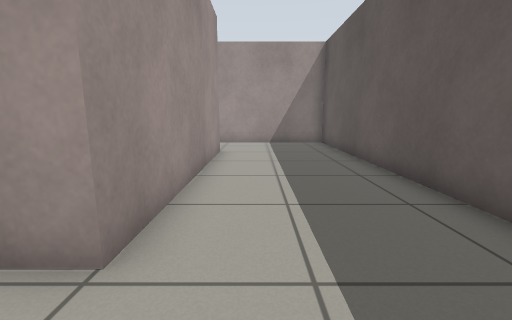
[1] (above)

17 first-person views from a walk through a world built for the Gazebo simulator. The camera is 0.72 m above the floor, tilts 10° down and sees 90° across. The floor is counted in squares, 0.5 m on a side. Each view is taken from the middle of a square. On the plan, view 1 faces up. The plan holds only what a view shows up to about 13 squares ahead; the rest is blank.

[2]
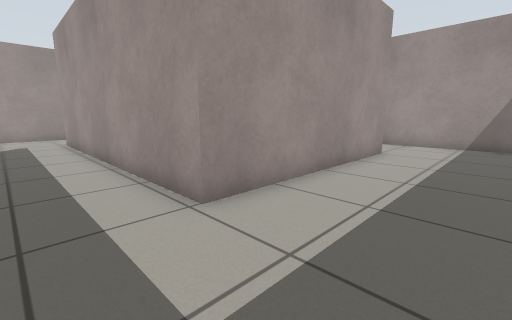

[3]
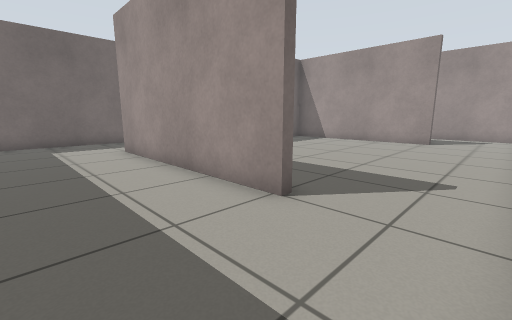

[4]
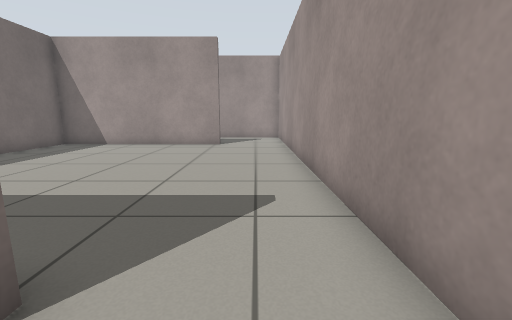

[5]
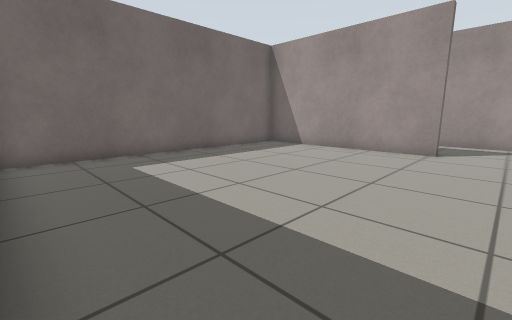

[6]
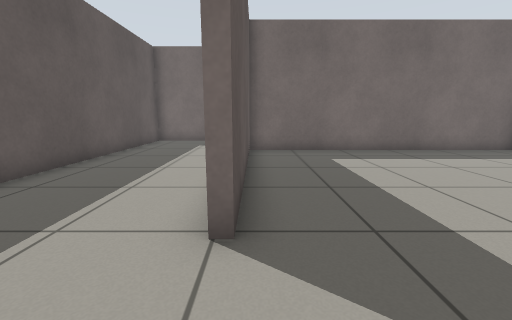

[7]
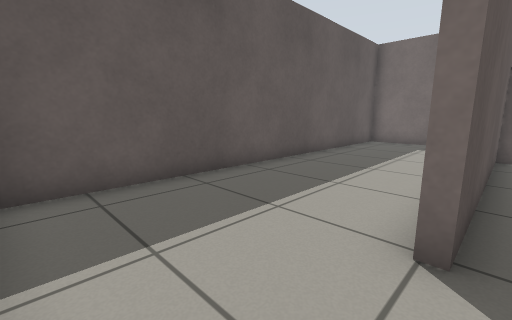

[8]
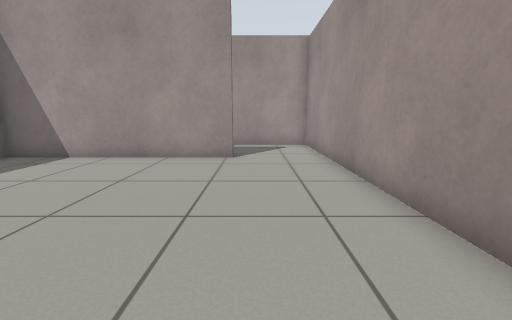

[9]
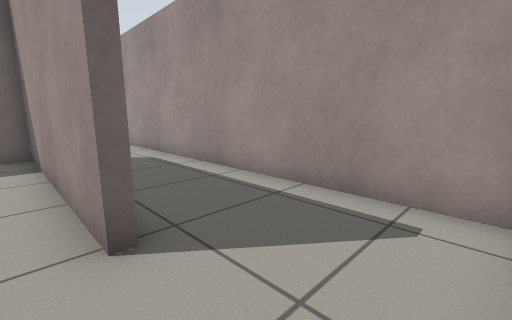

[10]
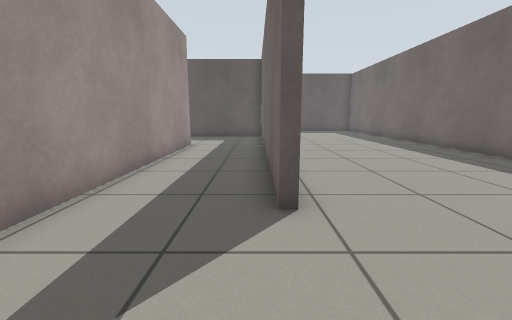

[11]
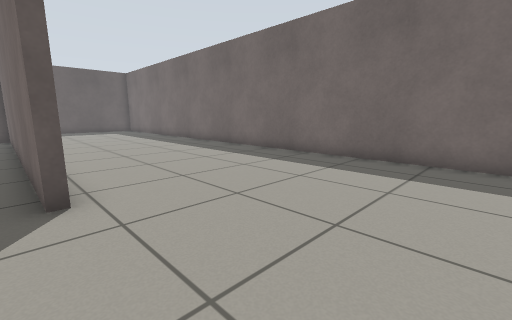

[12]
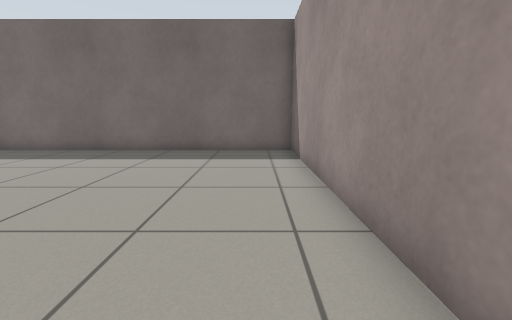

[13]
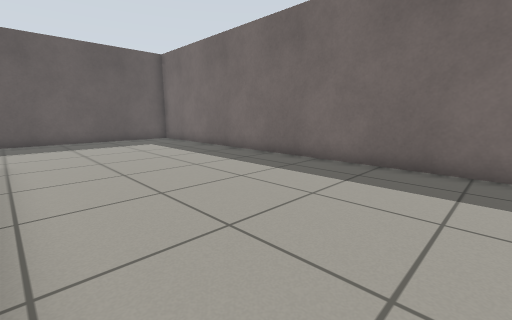

[14]
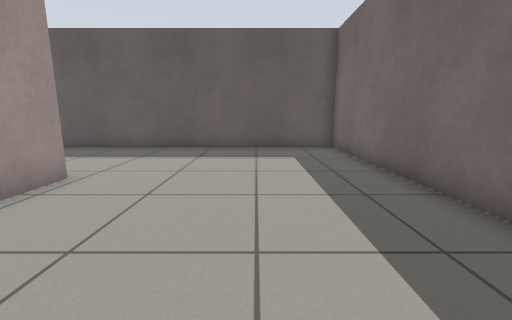

[15]
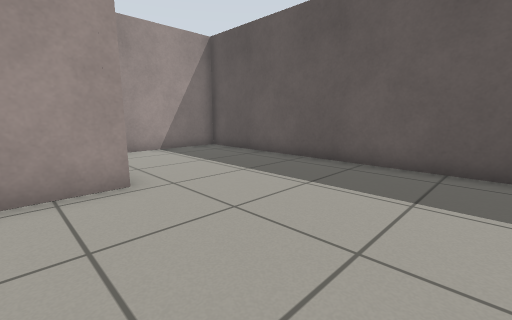

[16]
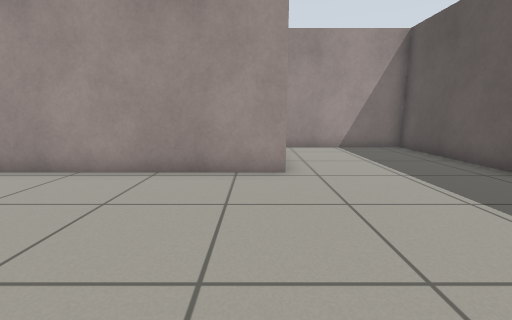

[17]
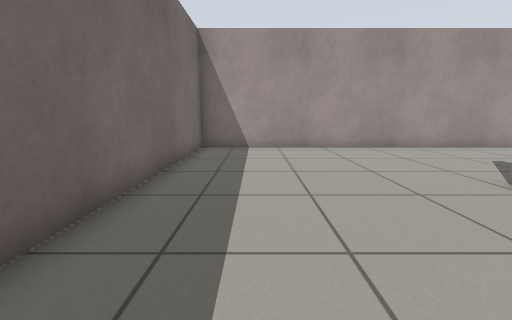

### Floor plan
Points are (right, up) in squares from view 1. A wall is a line through its corners. A room is listed if a view was taken in it or the views show most of it. See-through windows are left out.
Room 1 (views 1, 2, 3, 4, 5, 6, 7)
walls: (-1.4, 10.3) (-1.4, 2.2); (-1.6, -1.3) (3.4, -1.3) (3.4, 13.5) (-2.6, 13.5)
ways out: opening at (-2, 12) to room 2; opening at (-1, 0.5) to room 3
Room 2 (views 8, 9)
walls: (-12.6, 10.2) (-12.6, 2.5) (-1.7, 2.5) (-1.7, 10.3); (-2.6, 13.5) (-13.5, 13.5)
ways out: opening at (-2, 12) to room 1; opening at (-13, 12) to room 3
Room 3 (views 10, 11, 12, 13, 14, 15, 16, 17)
walls: (-10.3, -1.8) (-10.3, -1.3) (-1.6, -1.3); (-1.4, 2.2) (-13, 2.2); (3.9, -1.7) (-3.5, -1.7); (-13.5, 13.5) (-16.5, 13.5) (-16.5, -9.5) (9.5, -9.5) (9.5, 3.4) (4.2, 3.4)
ways out: opening at (-1, 0.5) to room 1; opening at (-13, 12) to room 2

Where each view was taken, in squares from view 1:
view 1: 0 up, 0 right, facing up
view 2: 0 up, 2 right, facing up-left
view 3: 13 up, 2 right, facing down-left
view 4: 12 up, 0 right, facing left
view 5: 12 up, 2 left, facing down-left
view 6: 13 up, 2 left, facing down
view 7: 13 up, 2 left, facing down-right
view 8: 11 up, 4 left, facing left
view 9: 13 up, 12 left, facing down-left
view 10: 1 down, 14 left, facing right
view 11: 1 down, 15 left, facing down-right
view 12: 1 up, 15 left, facing down
view 13: 2 down, 6 left, facing down-right
view 14: 6 down, 2 left, facing right
view 15: 7 down, 2 right, facing up-right
view 16: 8 down, 3 right, facing up
view 17: 7 down, 5 left, facing left
